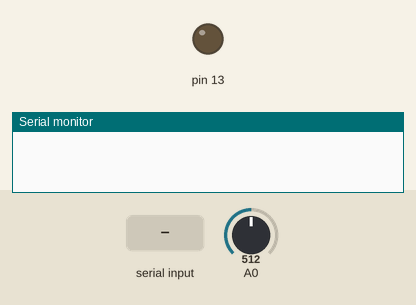
The sketch below on a simulated Arduino Uno, built with avr-gcc and run on an emulated ATmega328P. On the bench: output pins drawn as LEDs (lit = HIGH), the last lines printed to the serial monitor. Inputs (shaded band) come from the test bench; at power-on: A0 = 512.

Above: at 1.2 s.
1.3 s: "true" received over Serial
At 2.7 s:
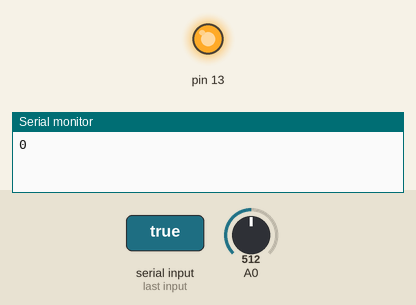
3.8 s: "1" received over Serial
At 5.7 s:
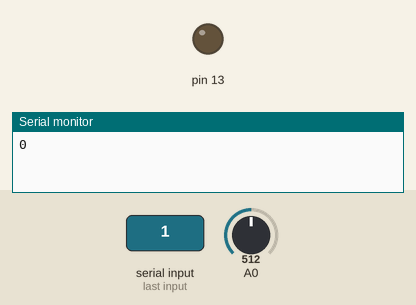
Timing chart, 0 to 7.2 s (numbered marks = the images above; inputs shaded):
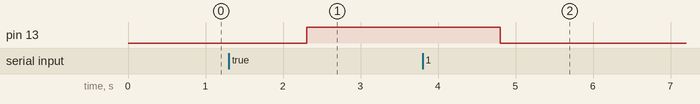

The sketch:

arduino_sender.ino
```cpp
int state;
int d = 100;
int sensorData = 0;
boolean runState = false;
boolean blowing = false;
float sensorCSA = 0.785; // the cross-sectional area of air pressure sensor


unsigned long timeStart;
unsigned long timeEnd;
int interval = 0;
int maxSpeed = 0;

int capacity = 0;

void setup() {
  Serial.begin(9600);
  pinMode(13, OUTPUT);
  pinMode(A0, INPUT);
  state = 2;
}

void loop() {

  //Processing has ALL CONTROL
  while (Serial.available() > 0) {

    String stateCheck = Serial.readString();
    if (stateCheck == "true") {
      runState = true;
      digitalWrite(13, HIGH);
    } else {
      runState = false;
      digitalWrite(13, LOW);
    }
  }

  if (runState) {
    sensorData = analogRead(A0);

    if (sensorData > 510) {
      state = 0;        // blow
      delay(d);
      runState = false;
      timeStart = millis();
      blowing = true;
    }

    else if (sensorData < 495) {
      state = 1;      //inhale
//      Serial.print(sensorData);
      delay(d);
      runState = false;
    }

    else {
      state = 2;      // stand by
//
    }


    if (state == 1) {         //inhale
      Serial.println(state);
      delay(d);
    }

    if (state == 0) {       //blow
      Serial.println(state);
      delay(d);

    }

    if (state == 2) {     //stand by
      Serial.println(state);
      delay(d);
    }
  }

  if (blowing == true) {
    if (analogRead(0) < 510) {
      interval = timeEnd - timeStart;
//      Serial.print(interval);
      capacity = int((interval * maxSpeed * sensorCSA)/10);
      Serial.println(capacity);
      delay(100);

      blowing = false;

    } else {
      timeEnd = millis();
      if (analogRead(A0) > maxSpeed) {
        maxSpeed = analogRead(A0);
        delay(10);

      }
    }
  }
}
```

Measured:
- after the input at 1.3 s, pin 13: LOW → HIGH after 1.0 s
- after the input at 3.8 s, pin 13: HIGH → LOW after 1.0 s
